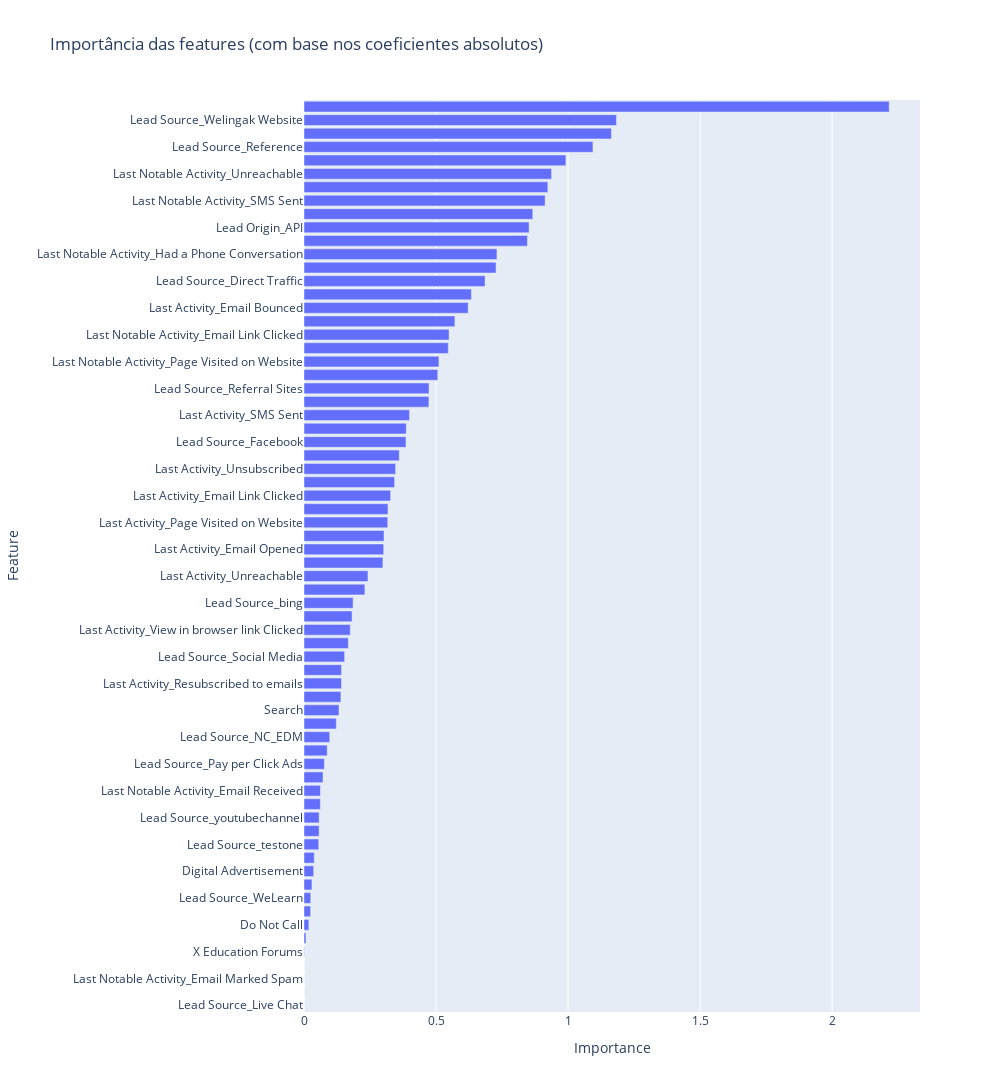

This figure's notebook cell:
### Code cell
# Plotar a importância das features
fig = px.bar(
    df_feature_importances, 
    x='Importance', 
    y='Feature',
    orientation='h', 
    title='Importância das features (com base nos coeficientes absolutos)'
)

fig.update_layout(height=1280, width=1000, yaxis={'categoryorder': 'total ascending'})
fig.show()

### Figure 1 — Plotly figure (JSON) as saved in the notebook; plotly's stock layout.template omitted (floating-point values rounded to 4 significant figures)
{"data": [{"hovertemplate": "Importance=%{x}<br>Feature=%{y}<extra></extra>", "legendgroup": "", "marker": {"color": "#636efa", "pattern": {"shape": ""}}, "name": "", "orientation": "h", "showlegend": false, "textposition": "auto", "type": "bar", "x": [0.0, 0.0, 0.0, 0.0, 0.001326, 0.007321, 0.01834, 0.02506, 0.02549, 0.03008, 0.03658, 0.03872, 0.05578, 0.0572, 0.05728, 0.06196, 0.06224, 0.07202, 0.07707, 0.08781, 0.09741, 0.1225, 0.1326, 0.1396, 0.142, 0.142, 0.1537, 0.1678, 0.1752, 0.1819, 0.1859, 0.2305, 0.2422, 0.2987, 0.3018, 0.3029, 0.3172, 0.318, 0.3279, 0.343, 0.3468, 0.3608, 0.3861, 0.3872, 0.3994, 0.4729, 0.4733, 0.5066, 0.5109, 0.5463, 0.5493, 0.5714, 0.6215, 0.6339, 0.6856, 0.7272, 0.7306, 0.8461, 0.8522, 0.8662, 0.913, 0.9235, 0.9374, 0.9918, 1.094, 1.164, 1.183, 2.216], "xaxis": "x", "y": ["Lead Source_Live Chat", "Last Activity_Email Marked Spam", "Last Notable Activity_Email Marked Spam", "Last Notable Activity_Approached upfront", "X Education Forums", "Last Activity_Visited Booth in Tradeshow", "Do Not Call", "Newspaper Article", "Lead Source_WeLearn", "Last Notable Activity_Form Submitted on Website", "Digital Advertisement", "Last Notable Activity_View in browser link Clicked", "Lead Source_testone", "A free copy of Mastering The Interview", "Lead Source_youtubechannel", "Newspaper", "Last Notable Activity_Email Received", "Lead Source_welearnblog_Home", "Lead Source_Pay per Click Ads", "Page Views Per Visit", "Lead Source_NC_EDM", "Last Activity_Email Received", "Search", "Through Recommendations", "Last Activity_Resubscribed to emails", "Last Notable Activity_Resubscribed to emails", "Lead Source_Social Media", "Lead Source_blog", "Last Activity_View in browser link Clicked", "TotalVisits", "Lead Source_bing", "Lead Source_Click2call", "Last Activity_Unreachable", "Last Notable Activity_Unsubscribed", "Last Activity_Email Opened", "Last Notable Activity_Email Bounced", "Last Activity_Page Visited on Website", "Lead Source_Google", "Last Activity_Email Link Clicked", "Lead Origin_Lead Import", "Last Activity_Unsubscribed", "Do Not Email", "Lead Source_Facebook", "Last Notable Activity_Email Opened", "Last Activity_SMS Sent", "Last Activity_Form Submitted on Website", "Lead Source_Referral Sites", "Lead Source_Organic Search", "Last Notable Activity_Page Visited on Website", "Last Activity_Approached upfront", "Last Notable Activity_Email Link Clicked", "Lead Source_Olark Chat", "Last Activity_Email Bounced", "Last Activity_Converted to Lead", "Lead Source_Direct Traffic", "Last Notable Activity_Modified", "Last Notable Activity_Had a Phone Conversation", "Last Notable Activity_Olark Chat Conversation", "Lead Origin_API", "Last Activity_Had a Phone Conversation", "Last Notable Activity_SMS Sent", "Lead Origin_Landing Page Submission", "Last Notable Activity_Unreachable", "Last Activity_Olark Chat Conversation", "Lead Source_Reference", "Total Time Spent on Website", "Lead Source_Welingak Website", "Lead Origin_Lead Add Form"], "yaxis": "y"}], "layout": {"barmode": "relative", "height": 1280, "legend": {"tracegroupgap": 0}, "title": {"text": "Importância das features (com base nos coeficientes absolutos)"}, "width": 1000, "xaxis": {"anchor": "y", "domain": [0, 1], "title": {"text": "Importance"}}, "yaxis": {"anchor": "x", "categoryorder": "total ascending", "domain": [0, 1], "title": {"text": "Feature"}}}}
